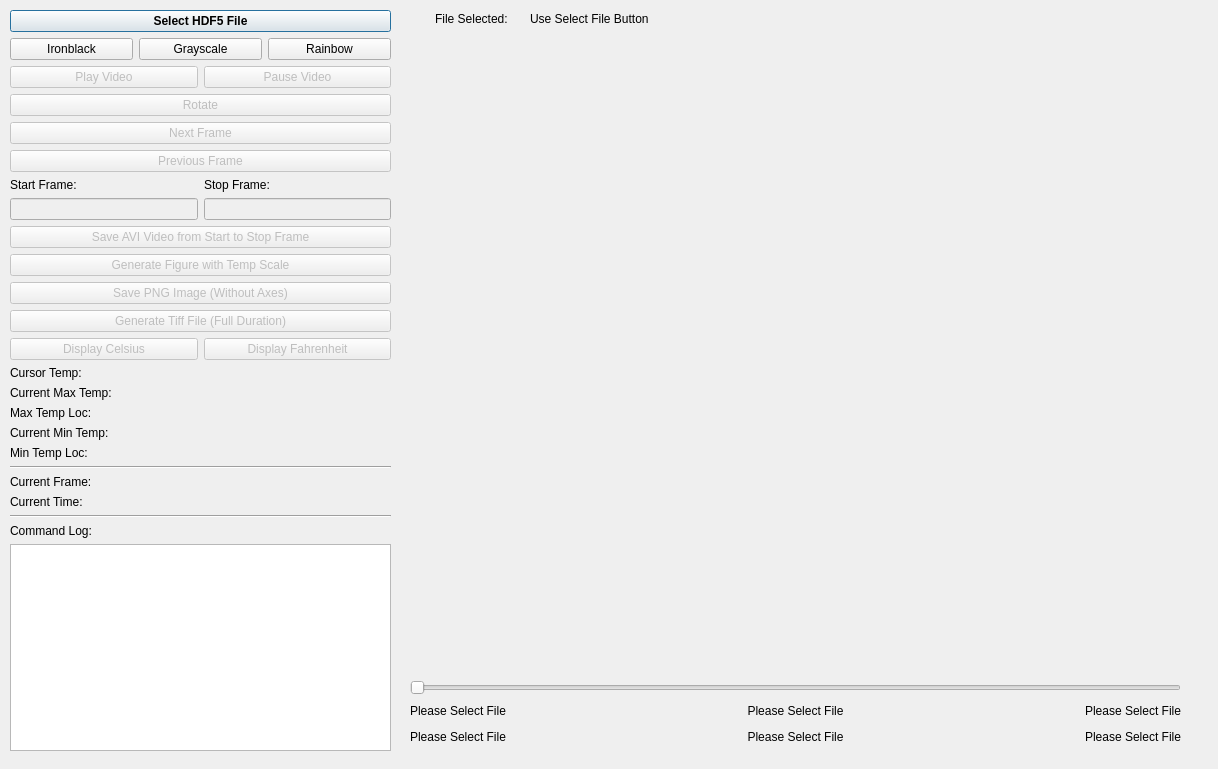
<?xml version="1.0" encoding="UTF-8"?>
<ui version="4.0">
 <class>PostProcessIR</class>
 <widget class="QDialog" name="PostProcessIR">
  <property name="geometry">
   <rect>
    <x>0</x>
    <y>0</y>
    <width>1218</width>
    <height>769</height>
   </rect>
  </property>
  <property name="windowTitle">
   <string>Dialog</string>
  </property>
  <widget class="QWidget" name="layoutWidget_2">
   <property name="geometry">
    <rect>
     <x>411</x>
     <y>40</y>
     <width>771</width>
     <height>631</height>
    </rect>
   </property>
   <layout class="QVBoxLayout" name="dispLayout"/>
  </widget>
  <widget class="QLabel" name="label_14">
   <property name="geometry">
    <rect>
     <x>390</x>
     <y>10</y>
     <width>121</width>
     <height>17</height>
    </rect>
   </property>
   <property name="sizePolicy">
    <sizepolicy hsizetype="Preferred" vsizetype="Minimum">
     <horstretch>0</horstretch>
     <verstretch>0</verstretch>
    </sizepolicy>
   </property>
   <property name="minimumSize">
    <size>
     <width>0</width>
     <height>17</height>
    </size>
   </property>
   <property name="text">
    <string>File Selected: </string>
   </property>
   <property name="alignment">
    <set>Qt::AlignRight|Qt::AlignTrailing|Qt::AlignVCenter</set>
   </property>
  </widget>
  <widget class="QLabel" name="dispSelectedFile">
   <property name="geometry">
    <rect>
     <x>530</x>
     <y>10</y>
     <width>1000</width>
     <height>17</height>
    </rect>
   </property>
   <property name="sizePolicy">
    <sizepolicy hsizetype="Preferred" vsizetype="Minimum">
     <horstretch>0</horstretch>
     <verstretch>0</verstretch>
    </sizepolicy>
   </property>
   <property name="minimumSize">
    <size>
     <width>601</width>
     <height>17</height>
    </size>
   </property>
   <property name="maximumSize">
    <size>
     <width>16777215</width>
     <height>17</height>
    </size>
   </property>
   <property name="text">
    <string>Use Select File Button</string>
   </property>
  </widget>
  <widget class="QWidget" name="layoutWidget_3">
   <property name="geometry">
    <rect>
     <x>410</x>
     <y>680</y>
     <width>771</width>
     <height>67</height>
    </rect>
   </property>
   <layout class="QVBoxLayout" name="verticalLayout_3">
    <item>
     <widget class="QSlider" name="sl">
      <property name="enabled">
       <bool>false</bool>
      </property>
      <property name="minimumSize">
       <size>
        <width>739</width>
        <height>0</height>
       </size>
      </property>
      <property name="orientation">
       <enum>Qt::Horizontal</enum>
      </property>
     </widget>
    </item>
    <item>
     <layout class="QHBoxLayout" name="horizontalLayout_5">
      <item>
       <widget class="QLabel" name="slStartF">
        <property name="text">
         <string>Please Select File</string>
        </property>
        <property name="alignment">
         <set>Qt::AlignLeading|Qt::AlignLeft|Qt::AlignVCenter</set>
        </property>
       </widget>
      </item>
      <item>
       <widget class="QLabel" name="slMidF">
        <property name="text">
         <string>Please Select File</string>
        </property>
        <property name="alignment">
         <set>Qt::AlignCenter</set>
        </property>
       </widget>
      </item>
      <item>
       <widget class="QLabel" name="slEndF">
        <property name="text">
         <string>Please Select File</string>
        </property>
        <property name="alignment">
         <set>Qt::AlignRight|Qt::AlignTrailing|Qt::AlignVCenter</set>
        </property>
       </widget>
      </item>
     </layout>
    </item>
    <item>
     <layout class="QHBoxLayout" name="horizontalLayout_3">
      <item>
       <widget class="QLabel" name="slStartT">
        <property name="text">
         <string>Please Select File</string>
        </property>
        <property name="alignment">
         <set>Qt::AlignLeading|Qt::AlignLeft|Qt::AlignVCenter</set>
        </property>
       </widget>
      </item>
      <item>
       <widget class="QLabel" name="slMidT">
        <property name="text">
         <string>Please Select File</string>
        </property>
        <property name="alignment">
         <set>Qt::AlignCenter</set>
        </property>
       </widget>
      </item>
      <item>
       <widget class="QLabel" name="slEndT">
        <property name="text">
         <string>Please Select File</string>
        </property>
        <property name="alignment">
         <set>Qt::AlignRight|Qt::AlignTrailing|Qt::AlignVCenter</set>
        </property>
       </widget>
      </item>
     </layout>
    </item>
   </layout>
  </widget>
  <widget class="QWidget" name="layoutWidget">
   <property name="geometry">
    <rect>
     <x>10</x>
     <y>10</y>
     <width>381</width>
     <height>741</height>
    </rect>
   </property>
   <layout class="QVBoxLayout" name="verticalLayout_2">
    <item>
     <layout class="QVBoxLayout" name="verticalLayout">
      <property name="sizeConstraint">
       <enum>QLayout::SetMaximumSize</enum>
      </property>
      <item>
       <widget class="QPushButton" name="selectFileBut">
        <property name="maximumSize">
         <size>
          <width>16777215</width>
          <height>16777215</height>
         </size>
        </property>
        <property name="font">
         <font>
          <weight>75</weight>
          <bold>true</bold>
         </font>
        </property>
        <property name="text">
         <string>Select HDF5 File</string>
        </property>
       </widget>
      </item>
      <item>
       <layout class="QHBoxLayout" name="horizontalLayout_4">
        <item>
         <widget class="QPushButton" name="cmIronBut">
          <property name="text">
           <string>Ironblack</string>
          </property>
         </widget>
        </item>
        <item>
         <widget class="QPushButton" name="cmGrayBut">
          <property name="text">
           <string>Grayscale</string>
          </property>
         </widget>
        </item>
        <item>
         <widget class="QPushButton" name="cmRainBut">
          <property name="text">
           <string>Rainbow</string>
          </property>
         </widget>
        </item>
       </layout>
      </item>
      <item>
       <layout class="QHBoxLayout" name="horizontalLayout_9">
        <item>
         <widget class="QPushButton" name="playVidBut">
          <property name="enabled">
           <bool>false</bool>
          </property>
          <property name="sizePolicy">
           <sizepolicy hsizetype="Minimum" vsizetype="Fixed">
            <horstretch>0</horstretch>
            <verstretch>0</verstretch>
           </sizepolicy>
          </property>
          <property name="text">
           <string>Play Video</string>
          </property>
         </widget>
        </item>
        <item>
         <widget class="QPushButton" name="pauseVidBut">
          <property name="enabled">
           <bool>false</bool>
          </property>
          <property name="text">
           <string>Pause Video</string>
          </property>
         </widget>
        </item>
       </layout>
      </item>
      <item>
       <widget class="QPushButton" name="rotButton">
        <property name="enabled">
         <bool>false</bool>
        </property>
        <property name="text">
         <string>Rotate</string>
        </property>
       </widget>
      </item>
      <item>
       <widget class="QPushButton" name="nextFrame">
        <property name="enabled">
         <bool>false</bool>
        </property>
        <property name="text">
         <string>Next Frame</string>
        </property>
       </widget>
      </item>
      <item>
       <widget class="QPushButton" name="prevFrame">
        <property name="enabled">
         <bool>false</bool>
        </property>
        <property name="text">
         <string>Previous Frame</string>
        </property>
       </widget>
      </item>
      <item>
       <layout class="QHBoxLayout" name="horizontalLayout_2">
        <item>
         <widget class="QLabel" name="label_10">
          <property name="text">
           <string>Start Frame:</string>
          </property>
         </widget>
        </item>
        <item>
         <widget class="QLabel" name="label_11">
          <property name="text">
           <string>Stop Frame:</string>
          </property>
         </widget>
        </item>
       </layout>
      </item>
      <item>
       <layout class="QHBoxLayout" name="horizontalLayout">
        <item>
         <widget class="QLineEdit" name="startEdit">
          <property name="enabled">
           <bool>false</bool>
          </property>
          <property name="text">
           <string/>
          </property>
         </widget>
        </item>
        <item>
         <widget class="QLineEdit" name="stopEdit">
          <property name="enabled">
           <bool>false</bool>
          </property>
          <property name="text">
           <string/>
          </property>
         </widget>
        </item>
       </layout>
      </item>
      <item>
       <widget class="QPushButton" name="saveAsVideoSS">
        <property name="enabled">
         <bool>false</bool>
        </property>
        <property name="text">
         <string>Save AVI Video from Start to Stop Frame</string>
        </property>
       </widget>
      </item>
      <item>
       <widget class="QPushButton" name="tempScaleBut">
        <property name="enabled">
         <bool>false</bool>
        </property>
        <property name="text">
         <string>Generate Figure with Temp Scale</string>
        </property>
       </widget>
      </item>
      <item>
       <widget class="QPushButton" name="saveCvImageBut">
        <property name="enabled">
         <bool>false</bool>
        </property>
        <property name="text">
         <string>Save PNG Image (Without Axes)</string>
        </property>
       </widget>
      </item>
      <item>
       <widget class="QPushButton" name="makeTiffBut">
        <property name="enabled">
         <bool>false</bool>
        </property>
        <property name="text">
         <string>Generate Tiff File (Full Duration)</string>
        </property>
       </widget>
      </item>
      <item>
       <layout class="QHBoxLayout" name="horizontalLayout_7">
        <item>
         <widget class="QPushButton" name="displayC">
          <property name="enabled">
           <bool>false</bool>
          </property>
          <property name="text">
           <string>Display Celsius</string>
          </property>
         </widget>
        </item>
        <item>
         <widget class="QPushButton" name="displayF">
          <property name="enabled">
           <bool>false</bool>
          </property>
          <property name="text">
           <string>Display Fahrenheit</string>
          </property>
         </widget>
        </item>
       </layout>
      </item>
      <item>
       <widget class="QLabel" name="cursorTempLabel">
        <property name="text">
         <string>Cursor Temp:</string>
        </property>
       </widget>
      </item>
      <item>
       <widget class="QLabel" name="maxTempLabel">
        <property name="text">
         <string>Current Max Temp:</string>
        </property>
       </widget>
      </item>
      <item>
       <widget class="QLabel" name="maxTempLocLabel">
        <property name="text">
         <string>Max Temp Loc:</string>
        </property>
       </widget>
      </item>
      <item>
       <widget class="QLabel" name="minTempLabel">
        <property name="text">
         <string>Current Min Temp: </string>
        </property>
       </widget>
      </item>
      <item>
       <widget class="QLabel" name="minTempLocLabel">
        <property name="text">
         <string>Min Temp Loc:</string>
        </property>
       </widget>
      </item>
      <item>
       <widget class="Line" name="line_2">
        <property name="orientation">
         <enum>Qt::Horizontal</enum>
        </property>
       </widget>
      </item>
      <item>
       <widget class="QLabel" name="currentFrameDisp">
        <property name="text">
         <string>Current Frame:</string>
        </property>
       </widget>
      </item>
      <item>
       <widget class="QLabel" name="currentTimeLabel">
        <property name="text">
         <string>Current Time:</string>
        </property>
       </widget>
      </item>
      <item>
       <widget class="Line" name="line">
        <property name="orientation">
         <enum>Qt::Horizontal</enum>
        </property>
       </widget>
      </item>
      <item>
       <widget class="QLabel" name="label">
        <property name="text">
         <string>Command Log:</string>
        </property>
       </widget>
      </item>
     </layout>
    </item>
    <item>
     <widget class="QPlainTextEdit" name="history"/>
    </item>
   </layout>
  </widget>
 </widget>
 <resources/>
 <connections/>
</ui>
